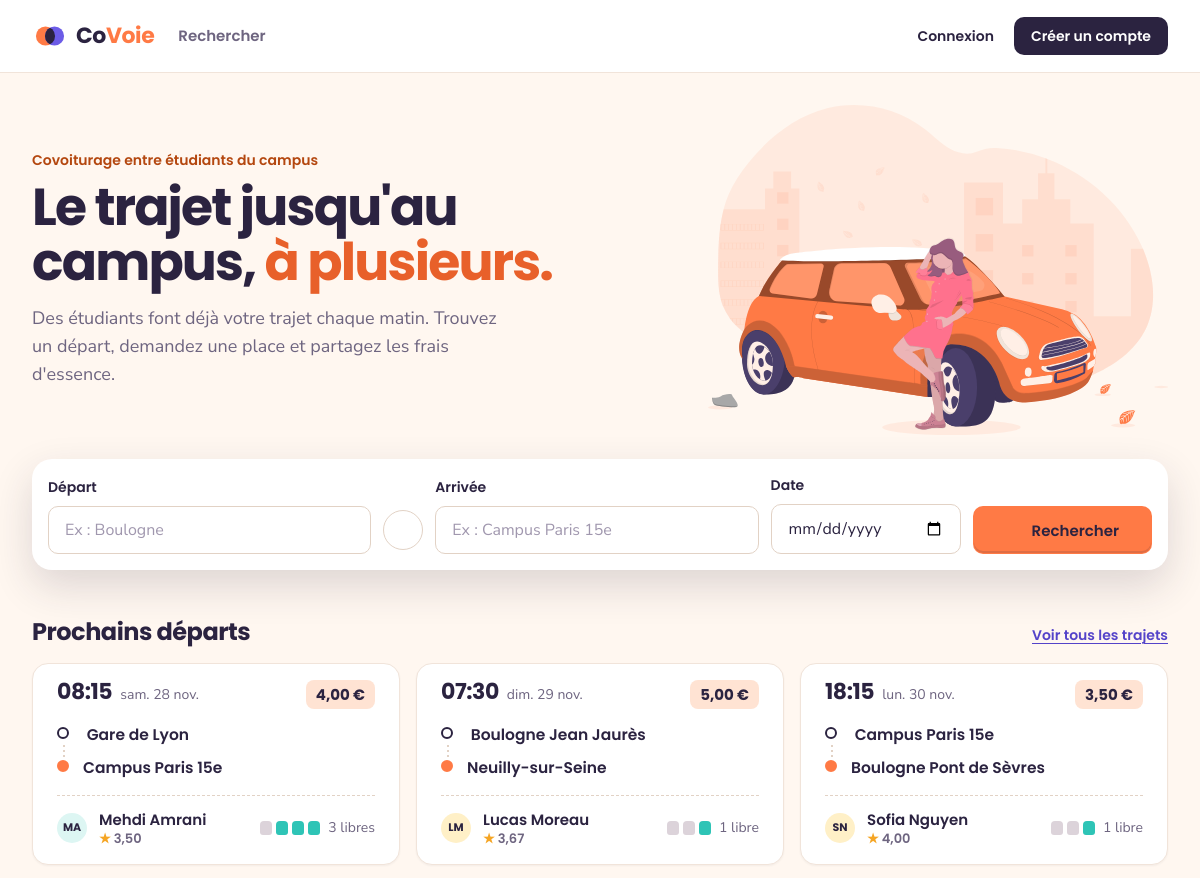
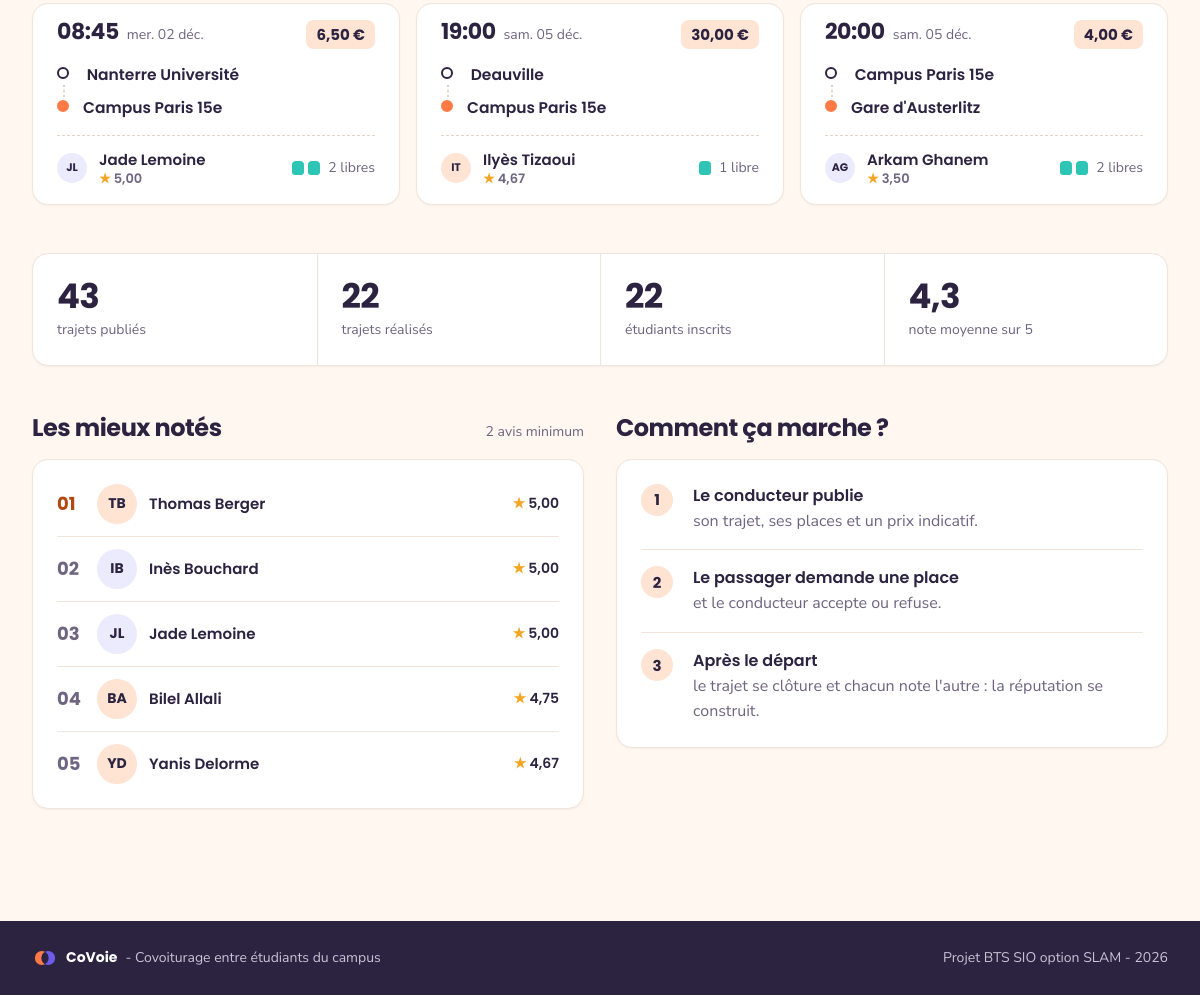
The page / on the database its author committed (2 pictures, top to bottom).
### tables this page shows
CREATE TABLE trajets (
    id               INT(11)      NOT NULL AUTO_INCREMENT,
    origine          VARCHAR(120) NOT NULL,
    destination      VARCHAR(120) NOT NULL,
    date_heure       DATETIME     NOT NULL,
    places_totales   INT(2)       NOT NULL,
    places_restantes INT(2)       NOT NULL,
    statut           VARCHAR(10)  NOT NULL DEFAULT 'Ouvert',
    prix             DECIMAL(6,2) NOT NULL DEFAULT 0.00,
    id_conducteur    INT(11)      NOT NULL,

    PRIMARY KEY (id),
    KEY recherche (statut, date_heure),

    CONSTRAINT fk_trajet_conducteur
        FOREIGN KEY (id_conducteur) REFERENCES utilisateurs (id)
        ON DELETE CASCADE
);

CREATE TABLE utilisateurs (
    id               INT(11)      NOT NULL AUTO_INCREMENT,
    nom              VARCHAR(100) NOT NULL,
    email            VARCHAR(180) NOT NULL,
    mot_de_passe     VARCHAR(255) NOT NULL,
    role             VARCHAR(10)  NOT NULL DEFAULT 'membre',
    date_inscription DATETIME     NOT NULL,

    PRIMARY KEY (id),
    UNIQUE KEY email_unique (email)
);

### controleurs/AccueilController.php (called while the page is built, shortened)
<?php
class AccueilController
{
    public function index(): void
    {
        $stats = Trajet::statistiques(null);
        $nombreMembres = (int) requete('SELECT COUNT(*) FROM utilisateurs')->fetchColumn();
        afficherVue('accueil/index', [
            'titre' => 'Accueil',
            'stats' => $stats,
            'nombreMembres' => $nombreMembres,
            'moyenneGenerale' => Avis::moyenneGenerale(),
            'prochainsTrajets' => Trajet::listerProchains(6),
            'meilleursMembres' => Utilisateur::meilleursMembres(5)
        ]);
    }
}

### index.php (called while the page is built, shortened)
<?php
require_once 'includes/connexion.php';
require_once 'includes/fonctions.php';
require_once 'includes/routes.php';
require_once 'modeles/Trajet.php';
require_once 'controleurs/AccueilController.php';
$page = 'accueil';
$nomMethode = $routes[$page][1];
$controleur = new $nomControleur();
$controleur->$nomMethode();

### includes/connexion.php (called while the page is built)
<?php
function connexionBdd(): PDO
{
    static $pdo = null;
    if ($pdo === null) {
        $dsn = 'mysql:host=' . BDD_HOTE . ';port=' . BDD_PORT . ';dbname=' . BDD_NOM . ';charset=utf8mb4';
        try {
            $pdo = new PDO($dsn, BDD_UTILISATEUR, BDD_MOT_DE_PASSE, [
                PDO::ATTR_ERRMODE => PDO::ERRMODE_EXCEPTION,
                PDO::ATTR_DEFAULT_FETCH_MODE => PDO::FETCH_ASSOC,
                PDO::ATTR_EMULATE_PREPARES => false
            ]);
        } catch (PDOException $erreur) {
            afficherErreur(500, 'Base de données inaccessible : lancez WAMP et importez sql/bdd_covoie.sql.');
        }
    }
    return $pdo;
}
function requete(string $sql, array $parametres = []): PDOStatement
{
    $resultat = connexionBdd()->prepare($sql);
    $resultat->execute($parametres);
    return $resultat;
}

### modeles/Trajet.php (called while the page is built, shortened)
<?php
class Trajet
{
    public static function listerProchains(int $limite): array
    {
        $sql = self::SELECT_LISTE . " WHERE t.statut = 'Ouvert' AND t.places_restantes > 0 AND t.date_heure > ?
                ORDER BY t.date_heure LIMIT " . (int) $limite;
        return requete($sql, [date('Y-m-d H:i:s')])->fetchAll();
    }
    public static function statistiques(?int $idConducteur): array
    {
        $sql = "SELECT COUNT(*) AS publies,
                       SUM(CASE WHEN statut = 'Termine' THEN 1 ELSE 0 END) AS realises,
                       SUM(CASE WHEN statut = 'Ouvert'  THEN 1 ELSE 0 END) AS ouverts,
                       SUM(CASE WHEN statut = 'Complet' THEN 1 ELSE 0 END) AS complets,
                       SUM(places_totales - places_restantes) AS places_occupees,
                       SUM(places_totales) AS places_totales,
                       AVG(100.0 * (places_totales - places_restantes) / places_totales) AS taux
                FROM trajets";
        $parametres = [];
        $stats = requete($sql, $parametres)->fetch();
        return $stats;
    }
}

### modeles/Utilisateur.php (called while the page is built, shortened)
<?php
class Utilisateur
{
    public static function meilleursMembres(int $limite): array
    {
        $sql = "SELECT u.id, u.nom, AVG(a.note) AS moyenne, COUNT(a.id) AS nb_avis
                FROM utilisateurs u
                JOIN avis a ON a.id_cible = u.id
                GROUP BY u.id, u.nom
                HAVING COUNT(a.id) >= 2
                ORDER BY moyenne DESC, nb_avis DESC
                LIMIT " . (int) $limite;
        return requete($sql)->fetchAll();
    }
}

### vues/gabarit/cartes-trajets.php (the view, shortened to what this page needs)
<div class="grille-trajets">
    <?php foreach ($trajets as $t) {
        $placesPrises = $t['places_totales'] - $t['places_restantes']; ?>
        <article class="trajet">
            <div class="trajet-haut">
                <p class="trajet-horaire">
                    <span class="trajet-heure"><?= formaterHeure($t['date_heure']) ?></span>
                    <span class="trajet-jour"><?= e(formaterJour($t['date_heure'])) ?></span>
                </p>
                <span class="prix"><?= formaterPrix((float) $t['prix']) ?></span>
            </div>
            <ol class="parcours">
                <li>
                    <a class="trajet-lien" href="index.php?page=trajet&amp;id=<?= $t['id'] ?>"><?= e($t['origine']) ?><span class="visuellement-cache"> vers <?= e($t['destination']) ?></span></a>
                </li>
                <li aria-hidden="true"><?= e($t['destination']) ?></li>
            </ol>
            <div class="trajet-bas">
                <?php if ($modeConducteur) { ?>
                    <span class="plaque <?= classeStatut($t['statut']) ?>"><?= libelleStatut($t['statut']) ?></span>
                <?php } else { ?>
                    <span class="personne">
                        <?= avatar($t['nom_conducteur'], 'avatar--petit') ?>
                        <span>
                            <?= e($t['nom_conducteur']) ?>
                            <?php if ($t['note_conducteur'] === null) { ?>
                                <small class="note-vide">Pas encore noté</small>
                            <?php } else { ?>
                                <small class="note"><?= formaterNote((float) $t['note_conducteur']) ?></small>
                            <?php } ?>
                        </span>
                    </span>
                <?php } ?>
                <span class="sieges" title="<?= $t['places_restantes'] ?> place(s) libre(s) sur <?= $t['places_totales'] ?>">
                    <?php for ($i = 1; $i <= $t['places_totales']; $i++) { ?>
                        <i class="siege<?= $i <= $placesPrises ? ' pris' : '' ?>"></i>
                    <?php } ?>
                    <span class="sieges-texte"><?= $t['places_restantes'] ?> libre<?= $t['places_restantes'] > 1 ? 's' : '' ?></span>
                </span>
            </div>
        </article>
    <?php } ?>
</div>

### vues/accueil/index.php (shortened to what this page needs)
<section class="accueil-haut">
    <div class="accueil-texte">
        <p class="surtitre">Covoiturage entre étudiants du campus</p>
        <h1>Le trajet jusqu'au campus, <em>à plusieurs.</em></h1>
        <p class="accroche">Des étudiants font déjà votre trajet chaque matin. Trouvez un départ, demandez une place et partagez les frais d'essence.</p>
    </div>
    <img class="accueil-illustration" src="images/illustration-accueil.svg" alt="Une étudiante appuyée contre sa voiture, prête à partir">
    <form class="recherche" method="get" action="index.php">
        <div class="champ">
            <label for="depart">Départ</label>
            <input type="text" name="depart" id="depart" placeholder="Ex : Boulogne">
        </div>
        <button type="button" class="bouton-inverser" data-inverser aria-label="Inverser départ et arrivée"><?= icone('inverser', 18) ?></button>
        <div class="champ">
            <label for="arrivee">Arrivée</label>
            <input type="text" name="arrivee" id="arrivee" placeholder="Ex : Campus Paris 15e">
        </div>
        <div class="champ champ-date">
            <label for="date">Date</label>
            <input type="date" name="date" id="date">
        </div>
        <button class="bouton bouton--principal" type="submit"><?= icone('recherche', 18) ?>Rechercher</button>
    </form>
</section>
<section class="section">
    <div class="section-titre">
        <h2>Prochains départs</h2>
        <a href="index.php?page=trajets">Voir tous les trajets</a>
    </div>
    <?php if (count($prochainsTrajets) === 0) { ?>
        <div class="vide">
            <img class="vide-illustration" src="images/illustration-vide.svg" alt="">
            <h3>Aucun départ prévu</h3>
            <p>Personne n'a encore publié de trajet à venir.</p>
            <a class="bouton bouton--principal" href="index.php?page=publier">Publier le premier trajet</a>
        </div>
    <?php } else {
        $trajets = $prochainsTrajets;
        $modeConducteur = false;
        require 'vues/gabarit/cartes-trajets.php';
    } ?>
</section>
<section class="indicateurs" aria-label="Chiffres clés">
    <div class="indicateur"><b><?= $stats['publies'] ?></b><span>trajets publiés</span></div>
    <div class="indicateur"><b><?= $stats['realises'] ?></b><span>trajets réalisés</span></div>
    <div class="indicateur"><b><?= $nombreMembres ?></b><span>étudiants inscrits</span></div>
    <div class="indicateur">
        <b><?= $moyenneGenerale === null ? '-' : number_format($moyenneGenerale, 1, ',', ' ') ?></b>
        <span>note moyenne sur 5</span>
    </div>
</section>
<div class="deux-colonnes">
    <section class="section">
        <div class="section-titre"><h2>Les mieux notés</h2><span class="discret">2 avis minimum</span></div>
        <div class="bloc">
            <ol class="classement">
                <?php foreach ($meilleursMembres as $rang => $membre) { ?>
                    <li>
                        <span class="rang"><?= sprintf('%02d', $rang + 1) ?></span>
                        <span class="personne">
                            <?= avatar($membre['nom']) ?>
                            <a class="personne-nom" href="index.php?page=profil&amp;id=<?= $membre['id'] ?>"><?= e($membre['nom']) ?></a>
                        </span>
                        <span class="note"><?= formaterNote((float) $membre['moyenne']) ?></span>
                    </li>
                <?php } ?>
            </ol>
        </div>
    </section>
    <section class="section">
        <div class="section-titre"><h2>Comment ça marche ?</h2></div>
        <div class="bloc">
            <ol class="etapes-accueil">
                <li><span><b>Le conducteur publie</b>son trajet, ses places et un prix indicatif.</span></li>
                <li><span><b>Le passager demande une place</b>et le conducteur accepte ou refuse.</span></li>
                <li><span><b>Après le départ</b>le trajet se clôture et chacun note l'autre : la réputation se construit.</span></li>
            </ol>
        </div>
    </section>
</div>

### includes/fonctions.php (shortened to what this page needs)
<?php
function afficherVue(string $vue, array $donnees = []): void
{
    extract($donnees);
    require 'vues/gabarit/header.php';
    require 'vues/' . $vue . '.php';
    require 'vues/gabarit/footer.php';
}
function e($texte): string
{
    return htmlspecialchars((string) $texte, ENT_QUOTES, 'UTF-8');
}
function formaterHeure(string $date): string
{
    return date('H:i', strtotime($date));
}
function formaterJour(string $date): string
{
    $jours = ['dim.', 'lun.', 'mar.', 'mer.', 'jeu.', 'ven.', 'sam.'];
    $mois = ['janv.', 'févr.', 'mars', 'avr.', 'mai', 'juin', 'juil.', 'août', 'sept.', 'oct.', 'nov.', 'déc.'];
    $horodatage = strtotime($date);
    $jour = $jours[(int) date('w', $horodatage)];
    $nomMois = $mois[(int) date('n', $horodatage) - 1];
    return $jour . ' ' . date('d', $horodatage) . ' ' . $nomMois;
}
function formaterPrix(float $prix): string
{
    return number_format($prix, 2, ',', ' ') . ' €';
}
function formaterNote(?float $note): string
{
    return '★ ' . number_format($note, 2, ',', ' ');
}
function initiales(string $nom): string
{
    $initiales = '';
    foreach (explode(' ', $nom) as $mot) {
        if ($mot !== '') {
            $initiales .= mb_strtoupper(mb_substr($mot, 0, 1));
        }
    }
    return mb_substr($initiales, 0, 2);
}
function avatar(string $nom, string $classe = ''): string
{
    $couleur = abs(crc32($nom)) % 5;
    return '<span class="avatar avatar-couleur-' . $couleur . ' ' . $classe . '">' . e(initiales($nom)) . '</span>';
}
function icone(string $nom, int $taille = 20): string
{
    $dessin = '';
    return '<svg width="' . $taille . '" height="' . $taille . '" viewBox="0 0 24 24" fill="none" stroke="currentColor"'
        . ' stroke-width="2" stroke-linecap="round" stroke-linejoin="round" aria-hidden="true">' . $dessin . '</svg>';
}

### rows shown on the page
trajets: date_heure "08:15", date_heure "sam. 28 nov.", prix "4,00 €", origine "Gare de Lyon", destination "Campus Paris 15e", id_conducteur.nom "MA", id_conducteur.nom "Mehdi Amrani", note_conducteur "★ 3,50", places_totales 4 (drawn), places_restantes "3"
trajets: date_heure "07:30", date_heure "dim. 29 nov.", prix "5,00 €", origine "Boulogne Jean Jaurès", destination "Neuilly-sur-Seine", id_conducteur.nom "LM", id_conducteur.nom "Lucas Moreau", note_conducteur "★ 3,67", places_totales 3 (drawn), places_restantes "1"
trajets: date_heure "18:15", date_heure "lun. 30 nov.", prix "3,50 €", origine "Campus Paris 15e", destination "Boulogne Pont de Sèvres", id_conducteur.nom "SN", id_conducteur.nom "Sofia Nguyen", note_conducteur "★ 4,00", places_totales 3 (drawn), places_restantes "1"
trajets: date_heure "08:45", date_heure "mer. 02 déc.", prix "6,50 €", origine "Nanterre Université", destination "Campus Paris 15e", id_conducteur.nom "JL", id_conducteur.nom "Jade Lemoine", note_conducteur "★ 5,00", places_totales 2 (drawn), places_restantes "2"
trajets: date_heure "19:00", date_heure "sam. 05 déc.", prix "30,00 €", origine "Deauville", destination "Campus Paris 15e", id_conducteur.nom "IT", id_conducteur.nom "Ilyès Tizaoui", note_conducteur "★ 4,67", places_totales 1 (drawn), places_restantes "1"
trajets: date_heure "20:00", date_heure "sam. 05 déc.", prix "4,00 €", origine "Campus Paris 15e", destination "Gare d'Austerlitz", id_conducteur.nom "AG", id_conducteur.nom "Arkam Ghanem", note_conducteur "★ 3,50", places_totales 2 (drawn), places_restantes "2"
utilisateurs: nom "TB", nom "Thomas Berger", moyenne "★ 5,00"
utilisateurs: nom "IB", nom "Inès Bouchard", moyenne "★ 5,00"
utilisateurs: nom "JL", nom "Jade Lemoine", moyenne "★ 5,00"
utilisateurs: nom "BA", nom "Bilel Allali", moyenne "★ 4,75"
utilisateurs: nom "YD", nom "Yanis Delorme", moyenne "★ 4,67"

### other values the page prints
$stats['publies'] "43"
$stats['realises'] "22"
$nombreMembres "22"
$moyenneGenerale "4,3"
SLOGAN_APPLICATION "Covoiturage entre étudiants du campus"
